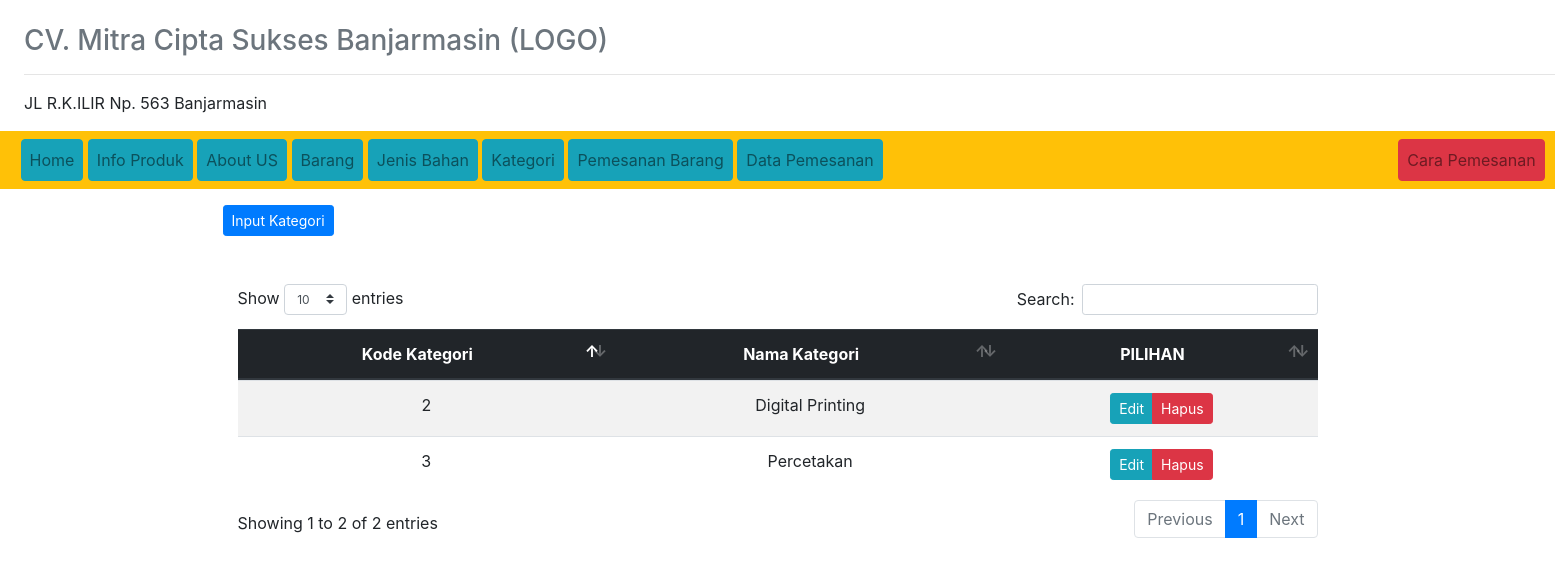
The page /?view=kategori on the database its author committed.
### tables this page shows
CREATE TABLE `kategori` (
  `id_kategori` int(50) NOT NULL,
  `nama_kategori` varchar(50) NOT NULL
);

### models/admin.php (called while the page is built, shortened)
<?php
class Admin
{
  private $mysqli;
  function __construct($mysqli)
  {
    $this->mysqli = $mysqli;
  }
  public function showKategori()
  {
    $db = $this->mysqli->conn;
    $sql = " SELECT * FROM kategori ";
    $query = $db->query($sql);
    return $query;
  }
}
?>

### view/kategori.php (the view)
<div class="header-hal">
    <a href="?view=input-kategori" class="btn btn-sm btn-primary">Input Kategori</a>
</div>
<div class="container mt-5">
<div class="daftar-table table-responsive">
  <table class="table table-striped text-center" id="table">
    <thead class="thead-dark">
      <tr>
        <th>Kode Kategori</th>
        <th>Nama Kategori</th>
        <th>PILIHAN</th>
      </tr>
    </thead>
    <tbody>
      <?php
      $data = $objAdmin->showKategori();
      while ($a = $data->fetch_object()) {
      ?>
      <tr>
        <td><?=$a->id_kategori ?></td>
        <td><?=$a->nama_kategori ?></td>
        <td>
          <div class="btn-group">
            <a href="?view=edit-kategori&id_kategori=<?=$a->id_kategori ?>" class="btn btn-sm btn-info">Edit</a>
            <a href="?view=hapus-kategori&id_kategori=<?=$a->id_kategori ?>" onclick="return confirm('Hapus data ?')" class="btn btn-sm btn-danger">Hapus</a>
          </div>
        </td>
      </tr>
    <?php } ?>
    </tbody>
  </table>
</div>
</div>

### rows shown on the page
kategori: id_kategori "2", nama_kategori "Digital Printing"
kategori: id_kategori "3", nama_kategori "Percetakan"
